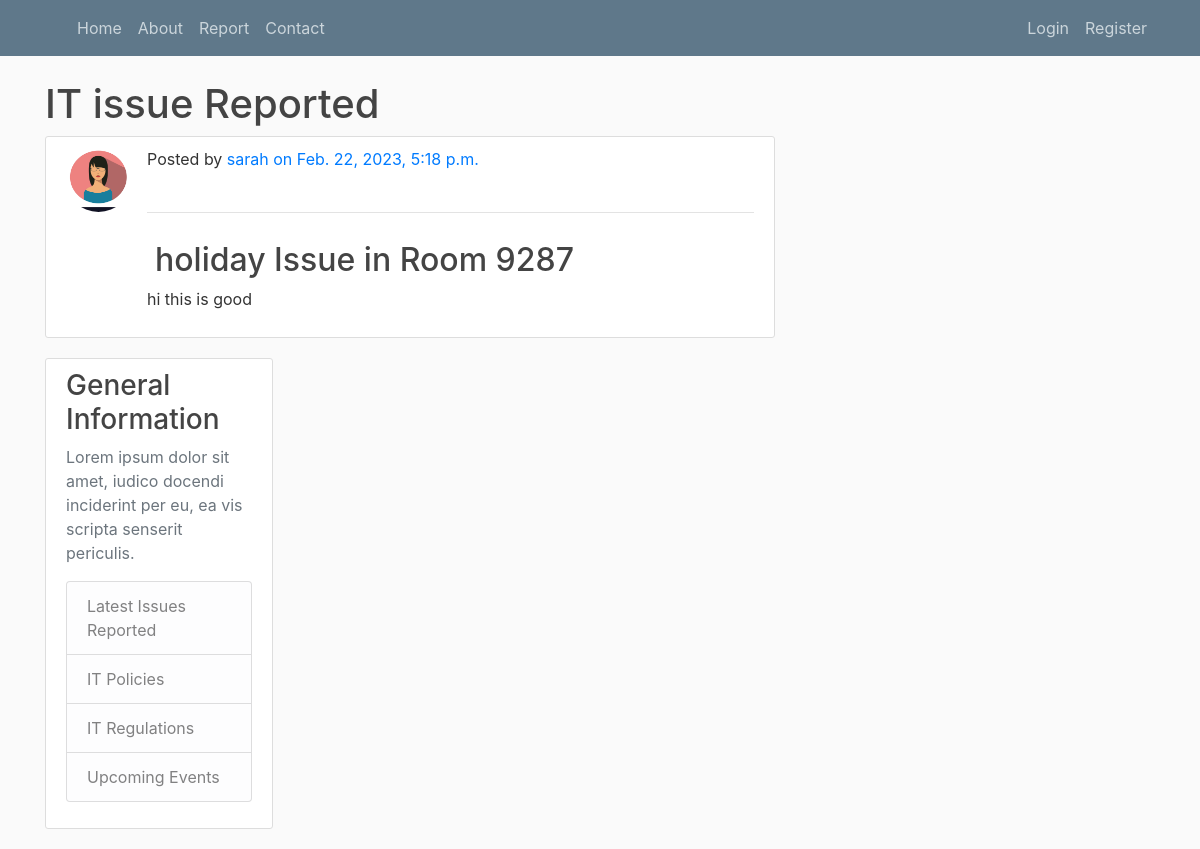
Screenshot of /issue/1 with the database file from the repository.
### itreporting/models.py (models this page shows, shortened)
class Issue(models.Model):
    type=models.CharField(max_length=100)
    room=models.CharField(max_length=100)
    details=models.TextField()
    date_submitted=models.DateTimeField(default=timezone.now)
    author=models.ForeignKey(User, on_delete=models.CASCADE)

### users/models.py (models this page shows, shortened)
class Profile(models.Model):
    user = models.OneToOneField(User, on_delete=models.CASCADE)
    image = models.ImageField(default='default.jpg', upload_to='profile_pics')

### itreporting/views.py (the view)
# urls.py: path('issue/<int:pk>', PostDetailView.as_view(), name='issue-detail'),
class PostDetailView(DetailView):
    model = Issue

### itreporting/templates/itreporting/issue_detail.html (shortened to what this page needs)
{% extends "itreporting/base.html" %}
{% block content %}<h1>IT issue Reported</h1>
    <article class="media content-section">
        <img class="rounded-circle article-img" src="{{issue.author.profile.image.url}}"/>
        <div class="media-body">
          <div class="article-metadata">
             <p class="mr-2">Posted by <a class="mr-2" href="{% url 'user-issues' object.author.username %}">  {{object.author}} on {{object.date_submitted}}</p>
          </div>
          <h2><a class="article-title">{{object.type}} Issue in Room {{object.room}}</h2>
          <p class="article-content">{{object.details}}</p>
        </div>
      </article>
{% endblock %}

### itreporting/static/css/styles.css (style rules this page uses)
body { background: #fafafa; color: #333333; margin-top: 5rem; }
h1, h2, h3, h4, h5, h6 { color: #444444; }
.content-section { background: #ffffff; padding: 10px 20px; border: 1px solid #dddddd; border-radius: 3px; margin-bottom: 20px; }
.article-title { color: #444444; }
.article-content { white-space: pre-line; }
.article-img { height: 65px; width: 65px; margin-right: 16px; }
.article-metadata { padding-bottom: 1px; margin-bottom: 4px; border-bottom: 1px solid #e3e3e3 }

### rows the page displays
Issue: author.profile.image (picture), author "sarah", date_submitted "Feb. 22, 2023, 5:18 p.m.", type "holiday", room "9287", details "hi this is good"
